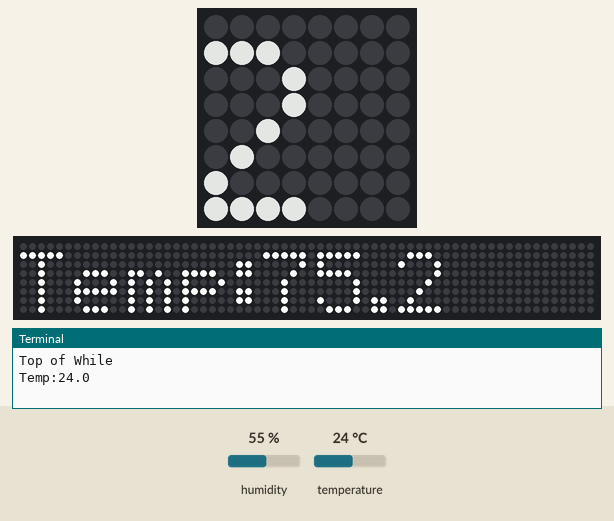
A program run on a simulated Raspberry Pi (BCM pin numbers) with a Sense HAT. Parts: the Sense HAT's 8×8 RGB LED matrix, a strip that is not on the board, showing the scrolling text unrolled, the last lines printed to the terminal. Inputs (shaded band) come from the test bench; at power-on: temperature 24 °C, humidity 55 %. Dim RGB values are drawn brighter than linear; the 64×8 strip is a reading aid, not a part: it shows the text the matrix is scrolling, unrolled, one strip-width of it at a time.

Above: at 5.25 s.
5.3 s: temperature set to 19 °C
At 5.65 s:
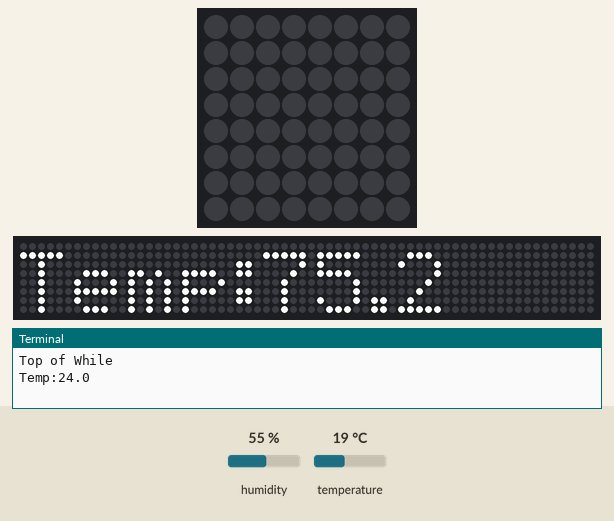
At 11.38 s:
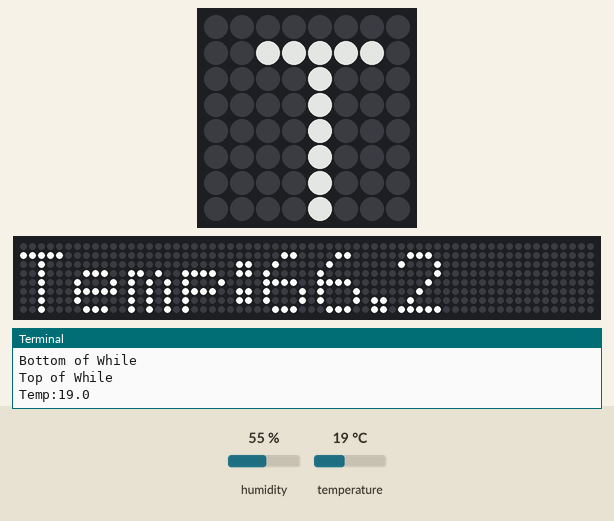
12.3 s: temperature set to 28 °C
At 17.6 s:
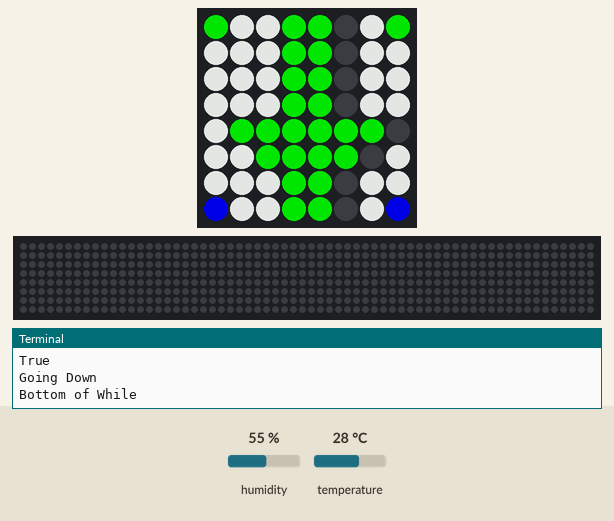

The program:

sense-TempHumidity.py
```python
from sense_hat import SenseHat

def Display_Temp():
    sense = SenseHat()
    print("Temp:{}".format(sense.temperature))
    curTemp = sense.temperature *9/5 + 32
    sense.show_message("Temp:{}".format(curTemp))


sense = SenseHat()
sense.low_light = True
#sense.show_message("Hello world!")

sense = SenseHat()


X = [255, 0, 0]  # Red
O = [255, 255, 255]  # White
B = [0, 0, 255] #Blue
G = [0, 255, 0] #Green
N = [0, 0, 0] #No Color

question_mark = [
B, O, O, X, X, O, O, B,
O, O, X, O, O, X, O, O,
O, O, O, O, O, X, O, O,
O, O, O, O, X, O, O, O,
O, O, O, X, O, O, O, O,
O, O, O, X, O, O, O, O,
O, O, O, O, O, O, O, O,
G, O, O, X, O, O, O, G
]

up_arrow = [
B, O, N, G, G, O, O, B,
O, O, N, G, G, O, O, O,
O, N, G, G, G, G, O, O,
N, G, G, G, G, G, G, O,
O, O, N, G, G, O, O, O,
O, O, N, G, G, O, O, O,
O, O, N, G, G, O, O, O,
G, O, N, G, G, O, O, G
]


sense.set_pixels(up_arrow)
lastTemp = 0
directionUp = True

from time import sleep

while True:
    print("Top of While")
    sense.set_pixels(question_mark)

    Display_Temp()
    print("Rel-Hum:{}".format(sense.get_humidity()))

    curTemp = sense.temp

    print("lastTemp:{},{}:curTemp".format(curTemp,lastTemp))
    print(lastTemp<curTemp)
    if (lastTemp < curTemp):
        directionUp = False
        print("Going Down")
    else:
        directionUp = True
        print("Going Up")

    lastTemp = curTemp

    if directionUp:
        sense.set_rotation(0)
        sense.set_pixels(up_arrow)
    else:
        sense.set_rotation(180)
        sense.set_pixels(up_arrow)

    print("Bottom of While")
    sleep(5)
```
